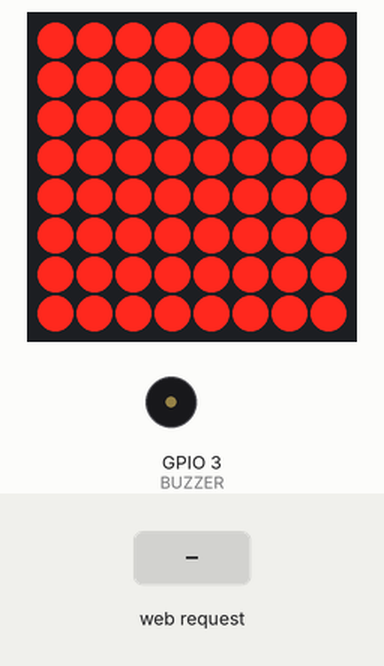
Bench run of a sketch on a simulated ESP8266 (NodeMCU). Parts: 8×8 LED matrix, buzzer (waves = sounding, pin HIGH). Inputs (shaded band) come from the test bench. WiFi joins after 1.5 s; servers stay silent unless stated; what the sketch prints to the serial monitor is not drawn.

Above: at 0.1 s.
3.3 s: HTTP request GET /bel received
At 3.7 s:
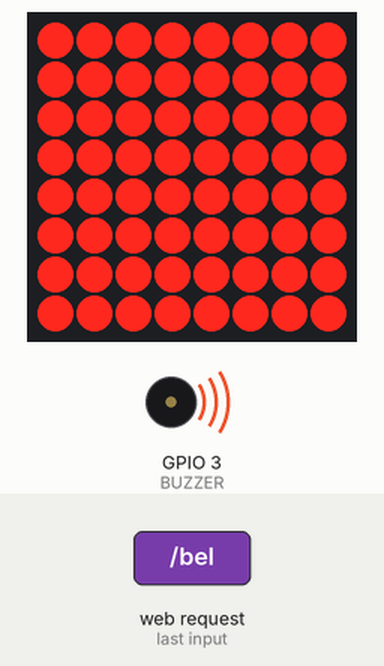
At 4.1 s:
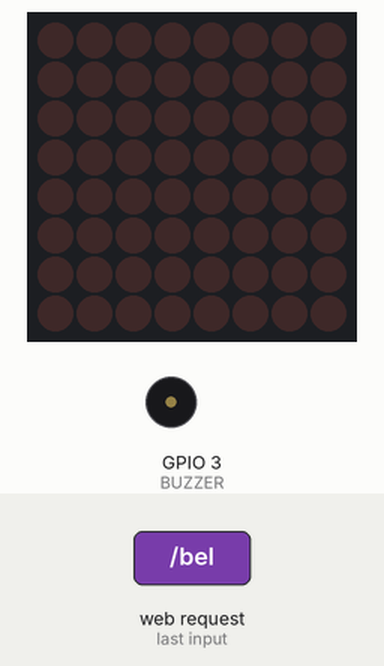
Timing chart, 0 to 7.3 s (numbered marks = the images above; inputs shaded):
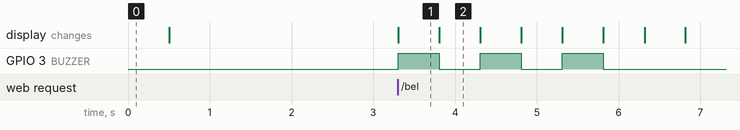

The sketch:

16_lampanclient.ino
```cpp
// Lampan client (IP-adres eindigend op 182)
#include <ESP8266WiFi.h>
#include <WiFiClient.h>
#include <ESP8266WebServer.h>
#include "LedControlMS.h"

#define BELSSID "HIERSSIDINVULLEN"
#define PASSWORD "WACHTWOORD"
#define IPADRES 182
#define BUZZER 3

#define MATRIX_DIN 5
#define MATRIX_CLK 4
#define MATRIX_CS 2

ESP8266WebServer BelWebserver(80);
LedControl lc=LedControl(MATRIX_DIN,MATRIX_CLK,MATRIX_CS, 1);

void setup() {
	pinMode(BUZZER,OUTPUT);
	Serial.begin(115200);
	lc.shutdown(0,false);
 lc.setIntensity(0,14);
 lc.clearDisplay(0);
 Aan();
 delay(500);
 Uit();

	WiFi.config(IPAddress(192,168,0,IPADRES), IPAddress(192,168,0,1), IPAddress(255,255,255,0));
	WiFi.begin(BELSSID, PASSWORD);
	while (WiFi.status() != WL_CONNECTED) {
  delay(500);
  Serial.print(".");
 }

	BelWebserver.on("/", handleRoot);
	BelWebserver.on("/bel", handleBel);
	BelWebserver.begin();
	Serial.println("Webserver gestart");
	Serial.print("IP-adres: ");
 Serial.println(WiFi.localIP());
}

long t=millis();
void loop() {
 BelWebserver.handleClient();


}

void Uit() {
 lc.clearDisplay(0);
 digitalWrite(BUZZER,LOW);
}

void Aan() {
	for(int i=0; i<8; i++)
	 for(int j=0; j<8; j++)
   lc.setLed(0,i,j,true);
}

void handleRoot() {
	BelWebserver.send(200, "text/html", "Bel MovieCave");
}

void handleBel() {
	BelWebserver.send(200, "text/plain", "BEL");
	for(int i=0; i<12; i++) {
		Aan();
		if(i<3) digitalWrite(BUZZER,HIGH);
		delay(500);
		Uit();
		delay(500);
	}
}
```

Measured:
- after the input at 3.3 s, GPIO 3 (BUZZER): alternates HIGH for 0.50 s and LOW for 0.50 s, 6 changes in all, then stays LOW, starting at once; the display: changes at once (image 1)
- what the display in image 1 shows lasts 0.5 s, from 3.3 s to 3.8 s
